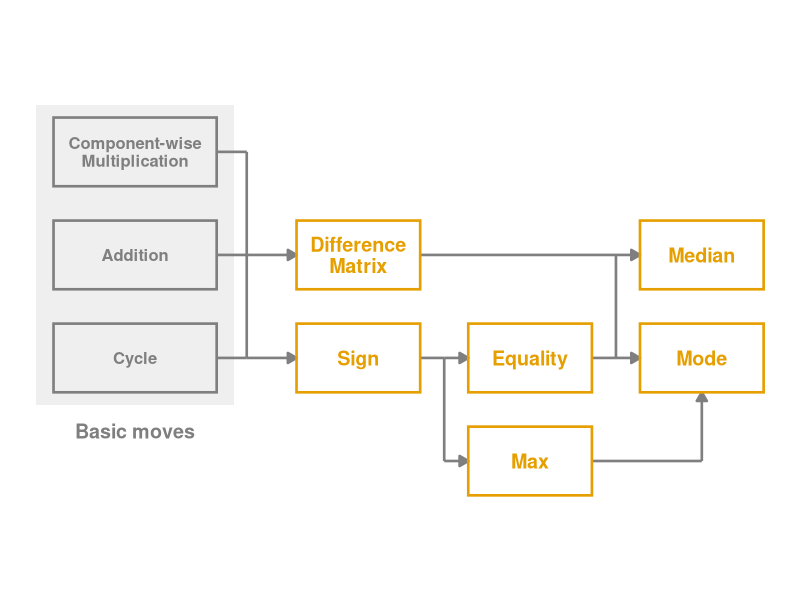

Write the R code that produced this figure.
## ---- chunk 1
#| label: dm-tech-tree
#| echo: false
#| warning: false
#| message: false
#| fig-align: center
#| fig-width: 9
#| fig-height: 4.1
#| dev.args: !expr list(bg = "transparent")
#| fig-cap: "The tech tree for this section. The basic moves in the grey band build up to the difference matrix method, shown in bold orange."
#| fig-alt: "A flowchart read from left to right. A grey band labeled basic moves holds component-wise multiplication, addition, and cycle. All three feed into both the difference matrix and sign. Sign feeds into both equality and max. The difference matrix and equality both feed into median and mode, and max feeds into mode."

library(ggplot2)

boxes <- data.frame(
  label = c("Component-wise\nMultiplication", "Addition", "Cycle",
            "Difference\nMatrix", "Sign", "Equality", "Max", "Median", "Mode"),
  x = c(1.2, 1.2, 1.2, 3.8, 3.8, 5.8, 5.8, 7.8, 7.8),
  y = c(2.4, 1.2, 0, 1.2, 0, 0, -1.2, 1.2, 0),
  basic = c(TRUE, TRUE, TRUE, rep(FALSE, 6))
)
half_w <- ifelse(boxes$basic, 0.95, 0.72)
boxes$xmin <- boxes$x - half_w
boxes$xmax <- boxes$x + half_w
boxes$ymin <- boxes$y - 0.4
boxes$ymax <- boxes$y + 0.4

# Plain connector pieces, followed by the arrows that end at a box.
lines <- data.frame(
  x    = c(2.15, 2.15, 2.15, 2.5, 4.52, 4.8, 4.52, 6.52, 6.8, 6.52),
  xend = c(2.5, 2.5, 2.5, 2.5, 4.8, 4.8, 6.8, 6.8, 6.8, 7.8),
  y    = c(2.4, 1.2, 0, 0, 0, 0, 1.2, 0, 0, -1.2),
  yend = c(2.4, 1.2, 0, 2.4, 0, -1.2, 1.2, 0, 1.2, -1.2)
)
arrows <- data.frame(
  x    = c(2.5, 2.5, 4.8, 4.8, 6.8, 6.8, 7.8),
  xend = c(3.08, 3.08, 5.08, 5.08, 7.08, 7.08, 7.8),
  y    = c(1.2, 0, 0, -1.2, 1.2, 0, -1.2),
  yend = c(1.2, 0, 0, -1.2, 1.2, 0, -0.4)
)

neutral <- "grey50"
highlight <- "#E69F00"

ggplot() +
  annotate(
    "rect",
    xmin = 0.05, xmax = 2.35, ymin = -0.55, ymax = 2.95,
    fill = neutral, alpha = 0.12
  ) +
  annotate(
    "text",
    x = 1.2, y = -0.85, label = "Basic moves",
    color = neutral, size = 5, fontface = "bold"
  ) +
  geom_segment(
    data = lines,
    aes(x = x, xend = xend, y = y, yend = yend),
    color = neutral, linewidth = 0.9
  ) +
  geom_segment(
    data = arrows,
    aes(x = x, xend = xend, y = y, yend = yend),
    color = neutral, linewidth = 0.9,
    arrow = arrow(length = unit(0.1, "inches"), type = "closed")
  ) +
  geom_rect(
    data = boxes,
    aes(xmin = xmin, xmax = xmax, ymin = ymin, ymax = ymax, color = basic),
    fill = NA, linewidth = 0.9
  ) +
  geom_text(
    data = boxes[boxes$basic, ],
    aes(x = x, y = y, label = label),
    color = neutral, size = 4.2, fontface = "bold", lineheight = 0.9
  ) +
  geom_text(
    data = boxes[!boxes$basic, ],
    aes(x = x, y = y, label = label),
    color = highlight, size = 5, fontface = "bold", lineheight = 0.9
  ) +
  scale_color_manual(values = c(`TRUE` = neutral, `FALSE` = highlight), guide = "none") +
  coord_fixed(clip = "off") +
  theme_void() +
  theme(
    plot.background = element_rect(fill = "transparent", color = NA),
    panel.background = element_rect(fill = "transparent", color = NA)
  )
